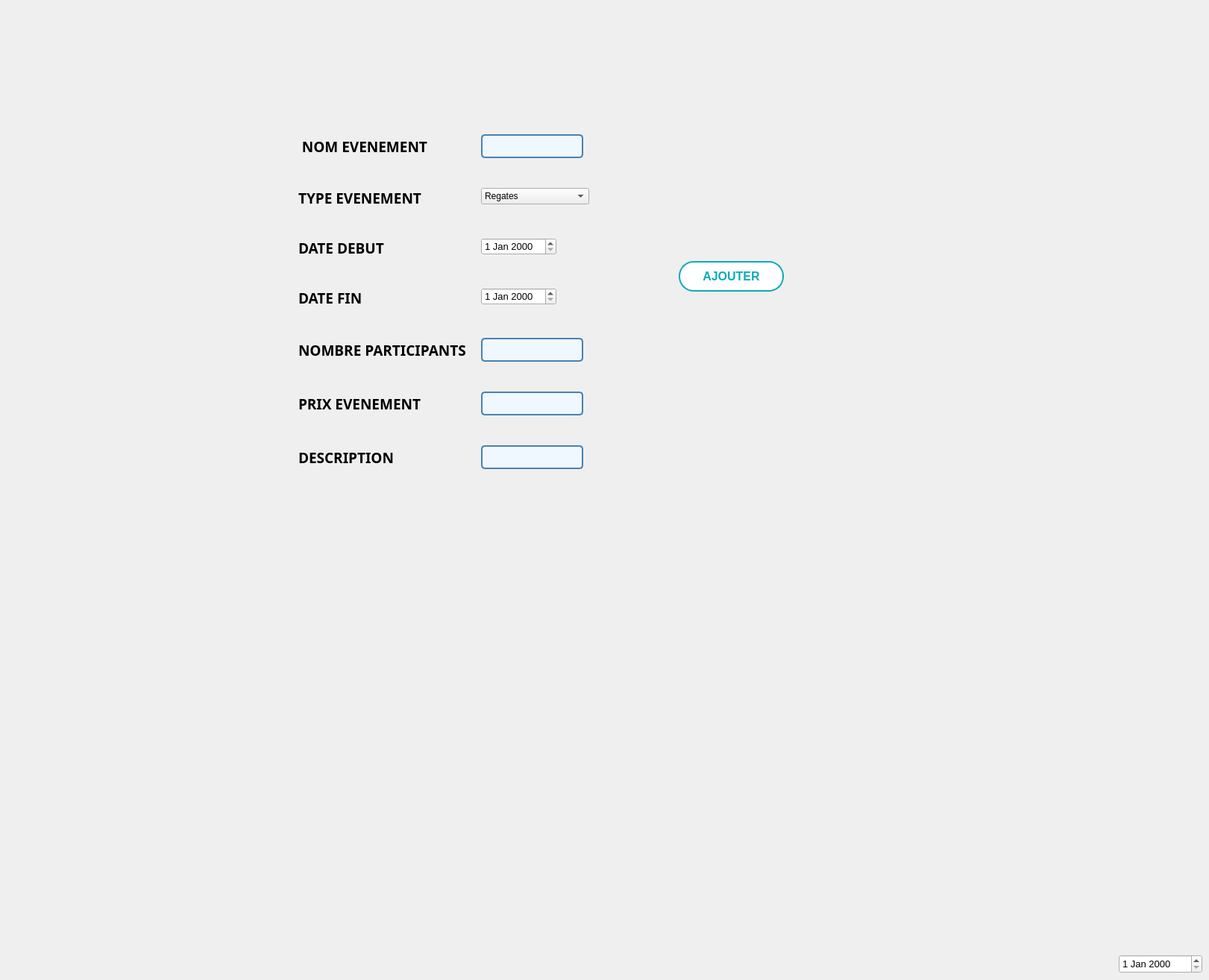
      <widget class="QWidget" name="tab_8">
       <property name="enabled">
        <bool>true</bool>
       </property>
       <property name="minimumSize">
        <size>
         <width>1366</width>
         <height>768</height>
        </size>
       </property>
       <attribute name="title">
        <string>Ajouter</string>
       </attribute>
       <widget class="QPushButton" name="ajout_ev">
        <property name="enabled">
         <bool>true</bool>
        </property>
        <property name="geometry">
         <rect>
          <x>910</x>
          <y>350</y>
          <width>141</width>
          <height>41</height>
         </rect>
        </property>
        <property name="font">
         <font>
          <family>Arial</family>
          <pointsize>12</pointsize>
          <weight>75</weight>
          <bold>true</bold>
         </font>
        </property>
        <property name="autoFillBackground">
         <bool>false</bool>
        </property>
        <property name="styleSheet">
         <string notr="true">/* Styles généraux du bouton */
QPushButton {
    background-color: #ffffff; /* Bleu clair pour représenter l'eau */
    border: 2px solid #0EABB8; /* Bordure bleue */
    color: #0EABB8; /* Texte blanc */
    padding: 10px ; /* Espacement intérieur */

    font-weight: bold; /* Police en gras */
    border-radius: 20px; /* Bordure arrondie */
    outline: none; /* Supprime la bordure de focus */
  
    overflow: hidden; /* Cache le contenu débordant */
    transition: background-color 0.3s, color 0.3s; /* Transition des couleurs */
}

/* Style au survol du bouton */
QPushButton:hover {
    background-color: #0EABB8; /* Fond devient blanc */
    color: #ffffff; /* Texte devient bleu clair */
}

/* Style au clic du bouton */
QPushButton:pressed {
    background-color: #0EABB8; /* Bleu foncé lors du clic */
    color: #f8f8f8; /* Texte blanc lors du clic */
}

/* Animation pour le pseudo-élément :after */
QPushButton::after {
    content: ''; /* Contenu vide */
    position: absolute; /* Position absolue */
    width: 100%; /* Largeur à 100% */
    height: 100%; /* Hauteur à 100% */
    background-color: rgba(255, 255, 255, 0.3); /* Fond semi-transparent */
    top: 50%; /* Positionnement au centre vertical */
    left: 50%; /* Positionnement au centre horizontal */
    border-radius: 50%; /* Bordure arrondie */
    transform: translate(-50%, -50%) scale(0); /* Réduit l'échelle à 0 */
    transition: transform 0.5s ease; /* Transition de l'échelle */
}

/* Animation au survol du bouton */
QPushButton:hover::after {
    transform: translate(-50%, -50%) scale(2); /* Augmente l'échelle à 2 */
}
</string>
        </property>
        <property name="text">
         <string>AJOUTER</string>
        </property>
        <property name="icon">
         <iconset>
          <normaloff>../Downloads/anyrgb.com.png</normaloff>../Downloads/anyrgb.com.png</iconset>
        </property>
        <property name="autoDefault">
         <bool>true</bool>
        </property>
       </widget>
       <widget class="QLabel" name="label_9">
        <property name="geometry">
         <rect>
          <x>840</x>
          <y>600</y>
          <width>141</width>
          <height>91</height>
         </rect>
        </property>
        <property name="text">
         <string/>
        </property>
        <property name="pixmap">
         <pixmap>gestion_evenements/IMAGE/421215270_4028100917416449_3667666585993399875_n-removebg-preview.png</pixmap>
        </property>
        <property name="scaledContents">
         <bool>true</bool>
        </property>
       </widget>
       <widget class="QDateEdit" name="dateDeNaissanceDateEdit_7">
        <property name="geometry">
         <rect>
          <x>1500</x>
          <y>1280</y>
          <width>112</width>
          <height>25</height>
         </rect>
        </property>
        <property name="font">
         <font>
          <pointsize>10</pointsize>
         </font>
        </property>
        <property name="styleSheet">
         <string notr="true">QLineEdit {
                border: 2px solid #3498db; /* Bordure bleue */
                border-radius: 5px;
                padding: 8px;
                font-size: 14px;
                color: #333333; /* Couleur du texte */
            }

            QLineEdit:focus {
                border-color: #2980b9; /* Bordure bleue foncée lorsqu'en focus */
            }</string>
        </property>
       </widget>
       <widget class="QWidget" name="formLayoutWidget_10">
        <property name="geometry">
         <rect>
          <x>400</x>
          <y>180</y>
          <width>451</width>
          <height>451</height>
         </rect>
        </property>
        <layout class="QFormLayout" name="formLayout_12">
         <property name="sizeConstraint">
          <enum>QLayout::SetDefaultConstraint</enum>
         </property>
         <property name="fieldGrowthPolicy">
          <enum>QFormLayout::FieldsStayAtSizeHint</enum>
         </property>
         <property name="rowWrapPolicy">
          <enum>QFormLayout::WrapLongRows</enum>
         </property>
         <property name="labelAlignment">
          <set>Qt::AlignLeading|Qt::AlignLeft|Qt::AlignVCenter</set>
         </property>
         <property name="formAlignment">
          <set>Qt::AlignLeading|Qt::AlignLeft|Qt::AlignTop</set>
         </property>
         <property name="horizontalSpacing">
          <number>20</number>
         </property>
         <property name="verticalSpacing">
          <number>40</number>
         </property>
         <property name="leftMargin">
          <number>0</number>
         </property>
         <property name="topMargin">
          <number>0</number>
         </property>
         <item row="0" column="0">
          <widget class="QLabel" name="cINLabel_15">
           <property name="font">
            <font>
             <family>Bell MT</family>
             <pointsize>14</pointsize>
             <weight>75</weight>
             <bold>true</bold>
            </font>
           </property>
           <property name="text">
            <string> NOM EVENEMENT</string>
           </property>
          </widget>
         </item>
         <item row="0" column="1">
          <widget class="QLineEdit" name="nome">
           <property name="font">
            <font>
             <family>Arial</family>
             <pointsize>-1</pointsize>
            </font>
           </property>
           <property name="styleSheet">
            <string notr="true">/* Style général du formulaire */
QLineEdit {
    border: 2px solid #4682B4; /* Bordure bleue */
    border-radius: 5px; /* Coins arrondis */
    padding: 5px; /* Espace intérieur */
    font-size: 14px; /* Taille de la police */
    font-family: &quot;Arial&quot;, sans-serif; /* Police de caractère */
    color: #4682B4; /* Couleur du texte */
    background-color: #F0F8FF; /* Couleur de fond */
}

/* Style lorsque le champ de formulaire est en focus */
QLineEdit:focus {
    border-color: #1E90FF; /* Bordure bleu clair en focus */
}

/* Style pour les champs désactivés */
QLineEdit:disabled {
    color: #808080; /* Texte gris pour les champs désactivés */
    background-color: #F5F5F5; /* Fond gris clair pour les champs désactivés */
}
</string>
           </property>
          </widget>
         </item>
         <item row="1" column="0">
          <widget class="QLabel" name="cINLabel_16">
           <property name="font">
            <font>
             <family>Bell MT</family>
             <pointsize>14</pointsize>
             <weight>75</weight>
             <bold>true</bold>
            </font>
           </property>
           <property name="text">
            <string>TYPE EVENEMENT</string>
           </property>
          </widget>
         </item>
         <item row="2" column="0">
          <widget class="QLabel" name="sexeLabel_6">
           <property name="font">
            <font>
             <family>Bell MT</family>
             <pointsize>14</pointsize>
             <weight>75</weight>
             <bold>true</bold>
            </font>
           </property>
           <property name="text">
            <string>DATE DEBUT</string>
           </property>
          </widget>
         </item>
         <item row="2" column="1">
          <widget class="QDateEdit" name="dated">
           <property name="font">
            <font>
             <pointsize>10</pointsize>
            </font>
           </property>
           <property name="styleSheet">
            <string notr="true">QLineEdit {
                border: 2px solid #3498db; /* Bordure bleue */
                border-radius: 5px;
                padding: 8px;
                font-size: 14px;
                color: #333333; /* Couleur du texte */
            }

            QLineEdit:focus {
                border-color: #2980b9; /* Bordure bleue foncée lorsqu'en focus */
            }</string>
           </property>
          </widget>
         </item>
         <item row="3" column="0">
          <widget class="QLabel" name="dateDeNaissanceLabel_11">
           <property name="font">
            <font>
             <family>Bell MT</family>
             <pointsize>14</pointsize>
             <weight>75</weight>
             <bold>true</bold>
            </font>
           </property>
           <property name="text">
            <string>DATE FIN</string>
           </property>
          </widget>
         </item>
         <item row="3" column="1">
          <widget class="QDateEdit" name="datef">
           <property name="font">
            <font>
             <pointsize>10</pointsize>
            </font>
           </property>
           <property name="styleSheet">
            <string notr="true">QLineEdit {
                border: 2px solid #3498db; /* Bordure bleue */
                border-radius: 5px;
                padding: 8px;
                font-size: 14px;
                color: #333333; /* Couleur du texte */
            }

            QLineEdit:focus {
                border-color: #2980b9; /* Bordure bleue foncée lorsqu'en focus */
            }</string>
           </property>
          </widget>
         </item>
         <item row="4" column="0">
          <widget class="QLabel" name="posteLabel_6">
           <property name="font">
            <font>
             <family>Bell MT</family>
             <pointsize>14</pointsize>
             <weight>75</weight>
             <bold>true</bold>
            </font>
           </property>
           <property name="text">
            <string>NOMBRE PARTICIPANTS</string>
           </property>
          </widget>
         </item>
         <item row="4" column="1">
          <widget class="QLineEdit" name="nbp">
           <property name="font">
            <font>
             <family>Arial</family>
             <pointsize>-1</pointsize>
            </font>
           </property>
           <property name="styleSheet">
            <string notr="true">/* Style général du formulaire */
QLineEdit {
    border: 2px solid #4682B4; /* Bordure bleue */
    border-radius: 5px; /* Coins arrondis */
    padding: 5px; /* Espace intérieur */
    font-size: 14px; /* Taille de la police */
    font-family: &quot;Arial&quot;, sans-serif; /* Police de caractère */
    color: #4682B4; /* Couleur du texte */
    background-color: #F0F8FF; /* Couleur de fond */
}

/* Style lorsque le champ de formulaire est en focus */
QLineEdit:focus {
    border-color: #1E90FF; /* Bordure bleu clair en focus */
}

/* Style pour les champs désactivés */
QLineEdit:disabled {
    color: #808080; /* Texte gris pour les champs désactivés */
    background-color: #F5F5F5; /* Fond gris clair pour les champs désactivés */
}
</string>
           </property>
          </widget>
         </item>
         <item row="5" column="1">
          <widget class="QLineEdit" name="prixe">
           <property name="font">
            <font>
             <family>Arial</family>
             <pointsize>-1</pointsize>
            </font>
           </property>
           <property name="styleSheet">
            <string notr="true">/* Style général du formulaire */
QLineEdit {
    border: 2px solid #4682B4; /* Bordure bleue */
    border-radius: 5px; /* Coins arrondis */
    padding: 5px; /* Espace intérieur */
    font-size: 14px; /* Taille de la police */
    font-family: &quot;Arial&quot;, sans-serif; /* Police de caractère */
    color: #4682B4; /* Couleur du texte */
    background-color: #F0F8FF; /* Couleur de fond */
}

/* Style lorsque le champ de formulaire est en focus */
QLineEdit:focus {
    border-color: #1E90FF; /* Bordure bleu clair en focus */
}

/* Style pour les champs désactivés */
QLineEdit:disabled {
    color: #808080; /* Texte gris pour les champs désactivés */
    background-color: #F5F5F5; /* Fond gris clair pour les champs désactivés */
}
</string>
           </property>
          </widget>
         </item>
         <item row="6" column="0">
          <widget class="QLabel" name="imageLabel_10">
           <property name="font">
            <font>
             <family>Bell MT</family>
             <pointsize>14</pointsize>
             <weight>75</weight>
             <bold>true</bold>
            </font>
           </property>
           <property name="text">
            <string>DESCRIPTION</string>
           </property>
          </widget>
         </item>
         <item row="6" column="1">
          <widget class="QLineEdit" name="descr">
           <property name="font">
            <font>
             <family>Arial</family>
             <pointsize>-1</pointsize>
            </font>
           </property>
           <property name="styleSheet">
            <string notr="true">/* Style général du formulaire */
QLineEdit {
    border: 2px solid #4682B4; /* Bordure bleue */
    border-radius: 5px; /* Coins arrondis */
    padding: 5px; /* Espace intérieur */
    font-size: 14px; /* Taille de la police */
    font-family: &quot;Arial&quot;, sans-serif; /* Police de caractère */
    color: #4682B4; /* Couleur du texte */
    background-color: #F0F8FF; /* Couleur de fond */
}

/* Style lorsque le champ de formulaire est en focus */
QLineEdit:focus {
    border-color: #1E90FF; /* Bordure bleu clair en focus */
}

/* Style pour les champs désactivés */
QLineEdit:disabled {
    color: #808080; /* Texte gris pour les champs désactivés */
    background-color: #F5F5F5; /* Fond gris clair pour les champs désactivés */
}
</string>
           </property>
          </widget>
         </item>
         <item row="1" column="1">
          <widget class="QComboBox" name="typee">
           <item>
            <property name="text">
             <string>Regates</string>
            </property>
           </item>
           <item>
            <property name="text">
             <string>Cours de Voile</string>
            </property>
           </item>
           <item>
            <property name="text">
             <string>Excursions en Kayak</string>
            </property>
           </item>
           <item>
            <property name="text">
             <string>Activites de Plongee </string>
            </property>
           </item>
           <item>
            <property name="text">
             <string>Courses de Paddle </string>
            </property>
           </item>
          </widget>
         </item>
         <item row="5" column="0">
          <widget class="QLabel" name="salaireLabel_12">
           <property name="font">
            <font>
             <family>Bell MT</family>
             <pointsize>14</pointsize>
             <weight>75</weight>
             <bold>true</bold>
            </font>
           </property>
           <property name="text">
            <string>PRIX EVENEMENT</string>
           </property>
          </widget>
         </item>
        </layout>
       </widget>
       <widget class="QLabel" name="label_16">
        <property name="geometry">
         <rect>
          <x>860</x>
          <y>600</y>
          <width>121</width>
          <height>91</height>
         </rect>
        </property>
        <property name="text">
         <string/>
        </property>
        <property name="pixmap">
         <pixmap>../../../Downloads/logo-removebg-preview.png</pixmap>
        </property>
        <property name="scaledContents">
         <bool>true</bool>
        </property>
       </widget>
       <widget class="QLabel" name="label_11">
        <property name="geometry">
         <rect>
          <x>0</x>
          <y>0</y>
          <width>1366</width>
          <height>768</height>
         </rect>
        </property>
        <property name="text">
         <string/>
        </property>
        <property name="pixmap">
         <pixmap resource="gestion_abonnement/image/image.qrc">:/background_3.png</pixmap>
        </property>
        <property name="scaledContents">
         <bool>true</bool>
        </property>
       </widget>
       <zorder>label_11</zorder>
       <zorder>label_9</zorder>
       <zorder>formLayoutWidget_10</zorder>
       <zorder>label_16</zorder>
       <zorder>ajout_ev</zorder>
       <zorder>dateDeNaissanceDateEdit_7</zorder>
      </widget>
